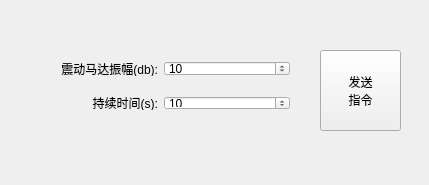
<?xml version="1.0" encoding="UTF-8"?>
<ui version="4.0">
 <class>SleepInterventionWidget</class>
 <widget class="QWidget" name="SleepInterventionWidget">
  <property name="geometry">
   <rect>
    <x>0</x>
    <y>0</y>
    <width>429</width>
    <height>185</height>
   </rect>
  </property>
  <property name="windowTitle">
   <string>SleepInterventionWidget</string>
  </property>
  <widget class="QPushButton" name="send">
   <property name="geometry">
    <rect>
     <x>320</x>
     <y>50</y>
     <width>81</width>
     <height>81</height>
    </rect>
   </property>
   <property name="text">
    <string>发送
指令</string>
   </property>
  </widget>
  <widget class="QWidget" name="verticalLayoutWidget">
   <property name="geometry">
    <rect>
     <x>20</x>
     <y>50</y>
     <width>281</width>
     <height>71</height>
    </rect>
   </property>
   <layout class="QVBoxLayout" name="data_vbox">
    <property name="spacing">
     <number>20</number>
    </property>
    <item>
     <layout class="QHBoxLayout" name="amplitude_hbox">
      <item>
       <widget class="QLabel" name="amplitude_label">
        <property name="text">
         <string>震动马达振幅(db):</string>
        </property>
        <property name="alignment">
         <set>Qt::AlignRight|Qt::AlignTrailing|Qt::AlignVCenter</set>
        </property>
       </widget>
      </item>
      <item>
       <widget class="QSpinBox" name="amplitude">
        <property name="minimum">
         <number>0</number>
        </property>
        <property name="maximum">
         <number>255</number>
        </property>
        <property name="value">
         <number>10</number>
        </property>
       </widget>
      </item>
     </layout>
    </item>
    <item>
     <layout class="QHBoxLayout" name="time_hbox">
      <item>
       <widget class="QLabel" name="time_label">
        <property name="text">
         <string>持续时间(s):</string>
        </property>
        <property name="alignment">
         <set>Qt::AlignRight|Qt::AlignTrailing|Qt::AlignVCenter</set>
        </property>
       </widget>
      </item>
      <item>
       <widget class="QSpinBox" name="time">
        <property name="maximum">
         <number>255</number>
        </property>
        <property name="value">
         <number>10</number>
        </property>
       </widget>
      </item>
     </layout>
    </item>
   </layout>
  </widget>
 </widget>
 <layoutdefault spacing="6" margin="11"/>
 <resources/>
 <connections/>
</ui>
